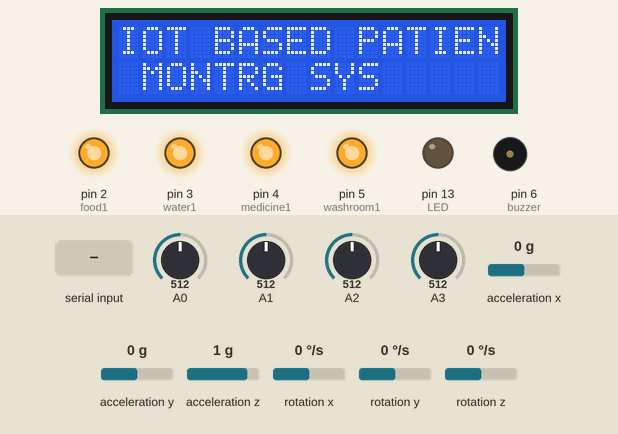
Simulated run of this sketch. Board: Arduino Uno, built with avr-gcc and run on an emulated ATmega328P. On the bench: 16×2 character LCD, output pins drawn as LEDs (lit = HIGH), buzzer (waves = sounding, pin HIGH). The test bench sets the inputs (shaded band); at power-on: A0 = 512, A1 = 512, A2 = 512, A3 = 512, acceleration x 0 g, acceleration y 0 g, acceleration z 1 g, rotation x 0 °/s, rotation y 0 °/s, rotation z 0 °/s. What the sketch prints to the serial monitor is not drawn.

Above: at 0.1 s.
4.3 s: "1" received over the second serial link
At 7.1 s:
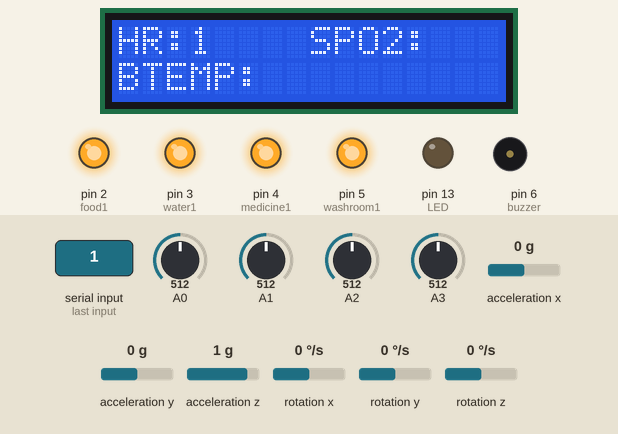
7.3 s: "0" received over the second serial link
At 9.1 s:
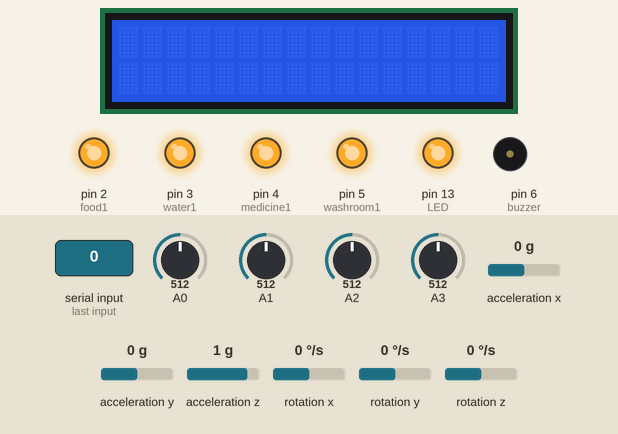
Timing chart, 0 to 10.8 s (numbered marks = the images above; inputs shaded):
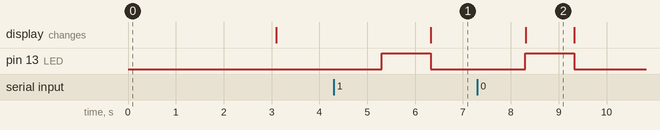

The sketch:

IOT-1-IOTBPMS-UNO-1.ino
```cpp
#include <SoftwareSerial.h>
#include <Wire.h>
#include "MAX30100_PulseOximeter.h"
#include "MAX30100.h"
#include <LiquidCrystal_I2C.h>
#include "I2Cdev.h"
#include "MPU6050.h"
#if I2CDEV_IMPLEMENTATION == I2CDEV_ARDUINO_WIRE
    #include "Wire.h"
#endif
LiquidCrystal_I2C lcd(0x27, 16, 2);
MPU6050 accelgyro;
int16_t ax, ay, az;
int16_t gx, gy, gz;
#define OUTPUT_READABLE_ACCELGYRO

MAX30100 sensor;

#define REPORTING_PERIOD_MS     1000
PulseOximeter pox;
uint32_t tsLastReport = 0;
const byte LED=13;
const byte rxPin = 10;
const byte txPin = 11;
const byte food1 = 2;
const byte water1 = 3;
const byte medicine1 = 4;
const byte washroom1 = 5;
const byte buzzer=6;
///const int LM35P = A3;
int temp_val1=0;
int temp_adc_val=0;
int temp_val=0;
int temp=0;
SoftwareSerial mySerial (rxPin, txPin);
String food=" ";
String water=" ";
String medicine=" ";
String washroom=" ";
String PULSE=" ";
String OXYGEN=" ";
String TEMPARATURE=" ";
String falled=" ";
bool newValue = false;


void onBeatDetected()
{
//Serial.println("Beat!");
}

void setup()
{
    Serial.begin(9600);
    mySerial.begin(9600);
    pinMode(food1,OUTPUT);
    pinMode(water1,OUTPUT);
    pinMode(medicine1,OUTPUT);
    pinMode(washroom1,OUTPUT);
    pinMode(LED,OUTPUT);
    pinMode(buzzer,OUTPUT);

    digitalWrite(food1,HIGH);
    digitalWrite(water1,HIGH);
    digitalWrite(medicine1,HIGH);
    digitalWrite(washroom1,HIGH);
    digitalWrite(buzzer,LOW);


    digitalWrite(LED,LOW);
    #if I2CDEV_IMPLEMENTATION == I2CDEV_ARDUINO_WIRE
        Wire.begin();
    #elif I2CDEV_IMPLEMENTATION == I2CDEV_BUILTIN_FASTWIRE
        Fastwire::setup(400, true);
    #endif
  accelgyro.initialize();
    // if (!pox.begin())
    // {

    //     for(;;);
    // }
    // else
    // {

    //     digitalWrite(LED,HIGH);
    // }
    // pox.setOnBeatDetectedCallback(onBeatDetected);

  lcd.begin();
  lcd.clear();
  lcd.setCursor(0,0);
  lcd.print("IOT BASED PATIENT");
  lcd.setCursor(0,1);
  lcd.print(" MONTRG SYS");
  delay(3000);
  lcd.clear();
}

void loop()
{
                       if(mySerial.available()>0)
                       {
                          String Readdata=mySerial.readString();
                            String datastr[3];
                            int StringCount = 0;
                            //Serial.println(Readdata);
                                while (Readdata.length() > 0)
                                {
                                  int index = Readdata.indexOf(',');
                                  if (index == -1) // No space found
                                    {
                                      datastr[StringCount++] = Readdata;
                                      break;
                                    }
                                  else
                                    {
                                    datastr[StringCount++] = Readdata.substring(0, index);
                                    Readdata = Readdata.substring(index+1);
                                    }
                                }
                                PULSE=String(datastr[0]);
                                OXYGEN=String(datastr[1]);
                                TEMPARATURE=String(datastr[2]);
                                // Show the resulting substrings
                                  accelgyro.getMotion6(&ax, &ay, &az, &gx, &gy, &gz);
                                    if((ax>16000)|| (ax<-15000) )
                                    {
                                      falled="FALLEN"; //Serial.println("fall");
                                      lcd.clear();

                                  digitalWrite(buzzer,HIGH);
                                  lcd.setCursor(0,0);
                                  lcd.print("PERSON FALLED");
                                  delay(2000);
                                    }

                                    else
                                    {
                                      falled="ACTIVE";//Serial.println("active");
                                    }
                                    //delay(1000);
                                    if(analogRead(A0)>=900)
                                    {
                                    food="YES";
                                    lcd.clear();
                                  digitalWrite(food1,LOW);

                                  lcd.setCursor(0,0);
                                  lcd.print("NEED FOOD");
                                  delay(2000);
                                    }
                                    else
                                    {
                                    food="NO";
                                    }
                                    if(analogRead(A3)>=900)
                                    {
                                    water="YES";
                                    lcd.clear();
                                   digitalWrite(water1,LOW);

                                  lcd.setCursor(0,0);
                                  lcd.print("NEED WATER");
                                  delay(2000);
                                    }
                                    else
                                    {
                                    water="NO";
                                    }
                                    if(analogRead(A1)>=900)
                                    {
                                    medicine="YES";
                                    lcd.clear();
                                  digitalWrite(medicine1,LOW);

                                  lcd.setCursor(0,0);
                                  lcd.print("NEED MEDICINE");
                                  delay(2000);
                                    }
                                    else
                                    {
                                    medicine="NO";
                                    }
                                    if(analogRead(A2)>=900)
                                    {
                                    washroom="YES";
                                    lcd.clear();
                                  digitalWrite(washroom1,LOW);

                                  lcd.setCursor(0,0);
                                  lcd.print("WANT TO GO WASHROOM");
                                  delay(2000);
                                    }
                                    else
                                    {
                                    washroom="NO";
                                    }
                                    digitalWrite(LED,HIGH);

                                  lcd.clear();
                                  delay(1000);

                                  lcd.setCursor(0,0);
                                  lcd.print("HR:"+PULSE);

                                lcd.setCursor(8,0);
                                  lcd.print("SPO2:"+OXYGEN);

                                  lcd.setCursor(0,1);
                                  lcd.print("BTEMP:"+TEMPARATURE);

                                   // mySerial.println(PULSE+","+OXYGEN+","+TEMPARATURE+","+food+","+water+","+medicine+","+washroom+","+falled+",");
                                    Serial.println(PULSE+","+OXYGEN+","+TEMPARATURE+","+food+","+water+","+medicine+","+washroom+","+falled+",");

                digitalWrite(LED,LOW);
                }

    digitalWrite(food1,HIGH);
    digitalWrite(water1,HIGH);
    digitalWrite(medicine1,HIGH);
    digitalWrite(washroom1,HIGH);
    digitalWrite(buzzer,LOW);

//     pox.update();
//     if (millis() - tsLastReport > REPORTING_PERIOD_MS)
//     {
//         PULSE=String(pox.getHeartRate());
//         OXYGEN=String(pox.getSpO2());
//         tsLastReport = millis();
//     }


//     uint32_t tsTempSampStart = millis();

//     sensor.startTemperatureSampling();
//     while(!sensor.isTemperatureReady())
//     {
//         if (millis() - tsTempSampStart > 1000)
//         {
//             // Stop here
//             for(;;);
//         }
//     }

// //     float temperature = sensor.retrieveTemperature();
// //     TEMPARATURE=String(temperature);

}
```

Measured:
- after the input at 4.3 s, pin 13 (LED): LOW → HIGH after 1.0 s, → LOW 1.0 s later; the display: changes after 2.0 s (image 1)
- after the input at 7.3 s, pin 13 (LED): LOW → HIGH after 1.0 s, → LOW 1.0 s later; the display: changes after 1.0 s (image 2)
- what the display in image 2 shows lasts 1.0 s, from 8.3 s to 9.3 s
